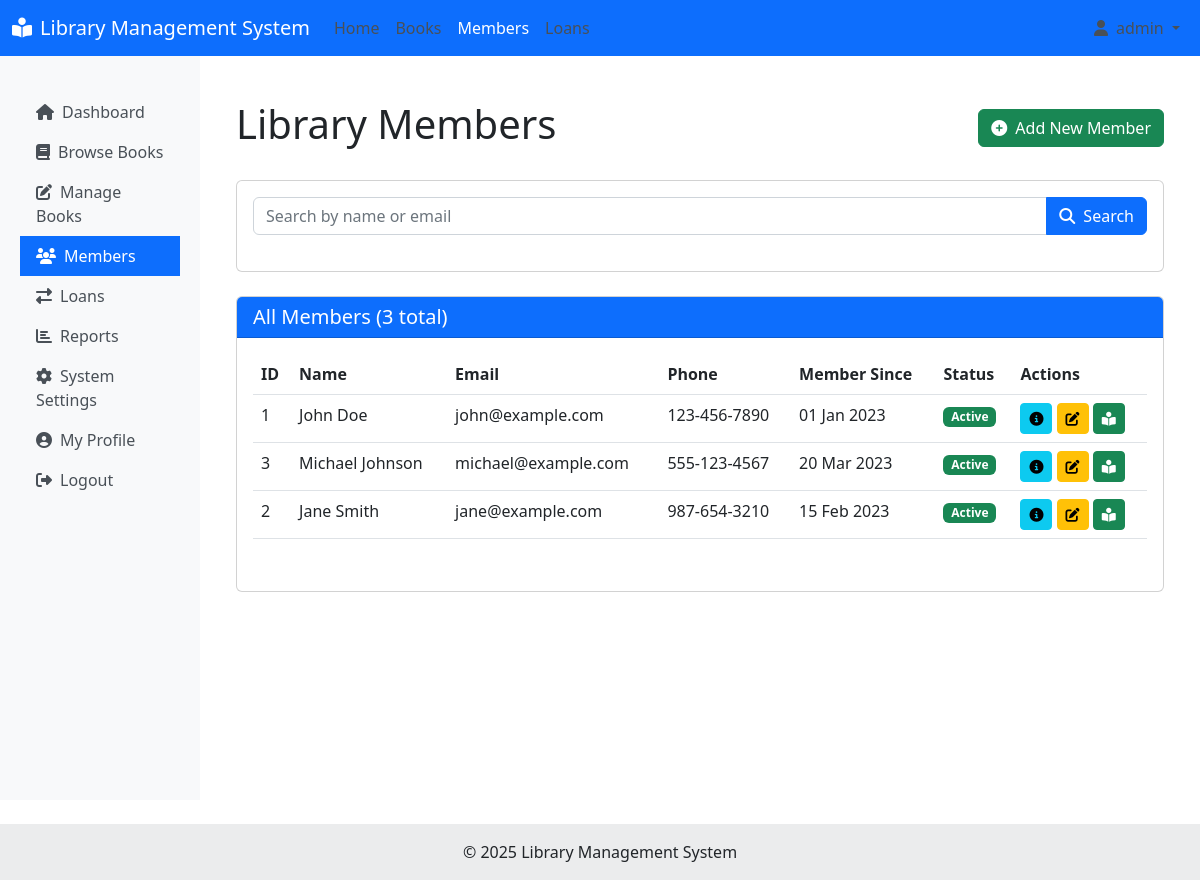
/members.php (signed in), run on the app's committed database.
### tables this page shows
CREATE TABLE members (
    id INT AUTO_INCREMENT PRIMARY KEY,
    first_name VARCHAR(50) NOT NULL,
    last_name VARCHAR(50) NOT NULL,
    email VARCHAR(100) NOT NULL UNIQUE,
    phone VARCHAR(20),
    address TEXT,
    membership_date DATE NOT NULL,
    membership_status ENUM('active', 'expired', 'suspended') DEFAULT 'active',
    user_id INT,
    created_at TIMESTAMP DEFAULT CURRENT_TIMESTAMP,
    FOREIGN KEY (user_id) REFERENCES users(id) ON DELETE SET NULL
);

### models/Member.php (called while the page is built, shortened)
<?php
class Member {
    private $conn;
    private $table_name = "members";
    public function __construct($db) {
        $this->conn = $db;
    }
    public function readAll($page = 1, $records_per_page = 10) {
        $offset = ($page - 1) * $records_per_page;
        $query = "SELECT * FROM " . $this->table_name . " ORDER BY last_name LIMIT :limit OFFSET :offset";
        $stmt = $this->conn->prepare($query);
        $stmt->bindParam(':limit', $records_per_page, PDO::PARAM_INT);
        $stmt->bindParam(':offset', $offset, PDO::PARAM_INT);
        $stmt->execute();
        return $stmt;
    }
    public function countAll() {
        $query = "SELECT COUNT(*) as total_members FROM " . $this->table_name;
        $stmt = $this->conn->prepare($query);
        $stmt->execute();
        $row = $stmt->fetch(PDO::FETCH_ASSOC);
        return $row['total_members'];
    }
}

### members.php (the view, shortened to what this page needs)
<?php
include_once 'includes/header.php';
require_once 'models/Member.php';
$database = new Database();
$db = $database->getConnection();
$member = new Member($db);
$page = isset($_GET['page']) ? (int)$_GET['page'] : 1;
$records_per_page = 10;
$search = isset($_GET['search']) ? trim($_GET['search']) : '';
if (!empty($search)) {
    $stmt = $member->search($search);
    $total_rows = $stmt->rowCount();
} else {
    $stmt = $member->readAll($page, $records_per_page);
    $total_rows = $member->countAll();
}
?>
<div class="container mt-4">
    <div class="d-flex justify-content-between align-items-center mb-4">
        <h1>Library Members</h1>
        <a href="members.php?action=add" class="btn btn-success">
            <i class="fas fa-plus-circle me-2"></i>Add New Member
        </a>
    </div>
    <div class="card mb-4">
        <div class="card-body">
            <form action="members.php" method="GET" class="search-form">
                <div class="input-group">
                    <input type="text" class="form-control" name="search" placeholder="Search by name or email" value="<?php echo htmlspecialchars($search); ?>">
                    <button class="btn btn-primary" type="submit">
                        <i class="fas fa-search me-2"></i>Search
                    </button>
                </div>
            </form>
        </div>
    </div>
    <?php if($stmt->rowCount() > 0): ?>
    <div class="card">
        <div class="card-header bg-primary text-white">
            <?php if(!empty($search)): ?>
            <h5 class="mb-0">Search Results for: "<?php echo htmlspecialchars($search); ?>" (<?php echo $total_rows; ?> results found)</h5>
            <?php else: ?>
            <h5 class="mb-0">All Members (<?php echo $total_rows; ?> total)</h5>
            <?php endif; ?>
        </div>
        <div class="card-body">
            <div class="table-responsive">
                <table class="table table-hover">
                    <thead>
                        <tr>
                            <th>ID</th>
                            <th>Name</th>
                            <th>Email</th>
                            <th>Phone</th>
                            <th>Member Since</th>
                            <th>Status</th>
                            <th>Actions</th>
                        </tr>
                    </thead>
                    <tbody>
                        <?php while ($row = $stmt->fetch(PDO::FETCH_ASSOC)): ?>
                        <tr>
                            <td><?php echo $row['id']; ?></td>
                            <td><?php echo htmlspecialchars($row['first_name']) . ' ' . htmlspecialchars($row['last_name']); ?></td>
                            <td><?php echo htmlspecialchars($row['email']); ?></td>
                            <td><?php echo htmlspecialchars($row['phone']); ?></td>
                            <td><?php echo date('d M Y', strtotime($row['membership_date'])); ?></td>
                            <td>
                                <?php
                                $status_class = '';
                                switch($row['membership_status']) {
                                    case 'active':
                                        $status_class = 'bg-success';
                                        break;
                                }
                                ?>
                                <span class="badge <?php echo $status_class; ?>">
                                    <?php echo ucfirst($row['membership_status']); ?>
                                </span>
                            </td>
                            <td>
                                <a href="member_detail.php?id=<?php echo $row['id']; ?>" class="btn btn-sm btn-info">
                                    <i class="fas fa-info-circle"></i>
                                </a>
                                <a href="members.php?action=edit&id=<?php echo $row['id']; ?>" class="btn btn-sm btn-warning">
                                    <i class="fas fa-edit"></i>
                                </a>
                                <a href="loans.php?action=add&member_id=<?php echo $row['id']; ?>" class="btn btn-sm btn-success">
                                    <i class="fas fa-book-reader"></i>
                                </a>
                            </td>
                        </tr>
                        <?php endwhile; ?>
                    </tbody>
                </table>
            </div>
        </div>
    </div>
    <?php endif; ?>
</div>
<?php
include_once 'includes/footer.php';
?>

### includes/header.php (style rules this page uses)
.card { margin-bottom: 20px; }
.table-responsive { margin-bottom: 20px; }
.search-form { margin-bottom: 20px; }

### data on the page
members: id "1", first_name "John", last_name "Doe", email "john@example.com", phone "123-456-7890", membership_date "01 Jan 2023", membership_status "Active"
members: id "3", first_name "Michael", last_name "Johnson", email "michael@example.com", phone "555-123-4567", membership_date "20 Mar 2023", membership_status "Active"
members: id "2", first_name "Jane", last_name "Smith", email "jane@example.com", phone "987-654-3210", membership_date "15 Feb 2023", membership_status "Active"

### other printed values
$total_rows "3"
